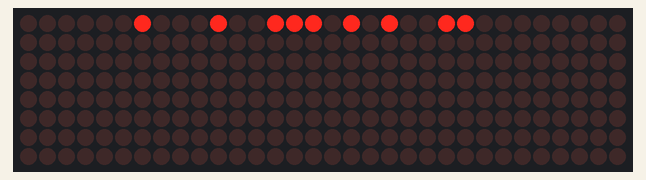
This sketch was run on a simulated Arduino Uno, built with avr-gcc and run on an emulated ATmega328P. Shown: 32×8 LED matrix.

Above: at 0.25 s.
At 0.9 s:
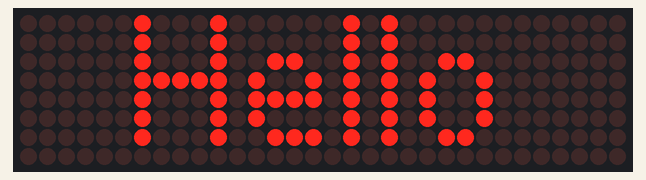
At 2.15 s:
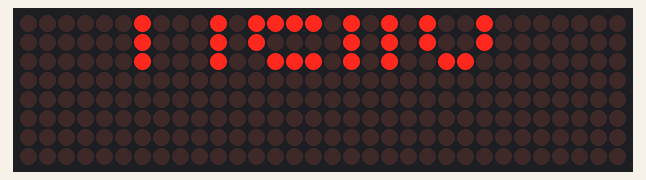
At 3.4 s:
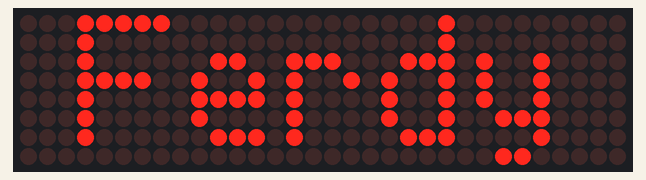
At 4.65 s:
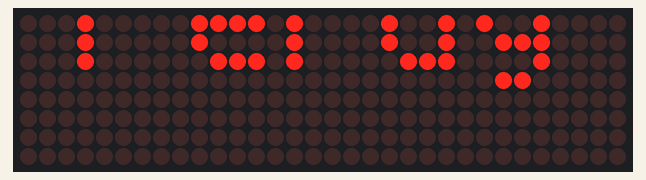
At 5.9 s:
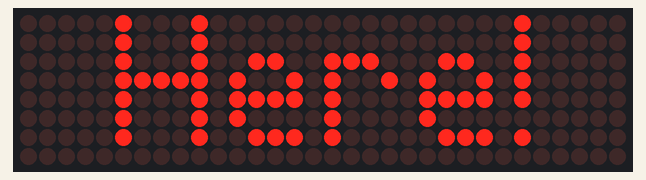

Measured:
- what the display in image 1 shows lasts 1.0 s, from 0.8 s to 1.8 s

The sketch:

ScrollUp.ino
```cpp
#include <MD_Parola.h>  // Library MD_Parola
#include <MD_MAX72xx.h> // Library MD_MAX72
#include <SPI.h>        // Library SPI

const uint16_t WAIT_TIME = 1000;

#define HARDWARE_TYPE MD_MAX72XX::FC16_HW
//#define HARDWARE_TYPE MD_MAX72XX::GENERIC_HW

#define MAX_DEVICES 4  // Instruksi untuk mengatur berapa banyak dotmatrix yang digunakan
#define CLK_PIN   13   // Deklarasi CLK pada pin 13 Arduino
#define DATA_PIN  11   // Deklarasi Data pada pin 11 Arduino
#define CS_PIN    10   // Deklarasi CS pada pin 10 Arduino

textEffect_t texteffect[] =
{
  PA_PRINT,
  PA_SCAN_HORIZ,
  PA_SCROLL_LEFT,
  PA_WIPE,
  PA_SCROLL_UP_LEFT,
  PA_SCROLL_UP,
  PA_OPENING_CURSOR,
  PA_GROW_UP,
  PA_MESH,
  PA_SCROLL_UP_RIGHT,
  PA_BLINDS,
  PA_CLOSING,
  PA_RANDOM,
  PA_GROW_DOWN,
  PA_SCAN_VERT,
  PA_SCROLL_DOWN_LEFT,
  PA_WIPE_CURSOR,
  PA_DISSOLVE,
  PA_OPENING,
  PA_CLOSING_CURSOR,
  PA_SCROLL_DOWN_RIGHT,
  PA_SCROLL_RIGHT,
  PA_SLICE,
  PA_SCROLL_DOWN
};
MD_Parola myDisplay = MD_Parola(HARDWARE_TYPE, CS_PIN, MAX_DEVICES);

// Setup for software SPI:
// #define DATA_PIN 2
// #define CLK_PIN 4
// MD_Parola myDisplay = MD_Parola(HARDWARE_TYPE, DATA_PIN, CLK_PIN, CS_PIN, MAX_DEVICES);

void setup() {
  myDisplay.begin();
  myDisplay.setIntensity(0);
  myDisplay.setTextAlignment(PA_CENTER);
  myDisplay.setPause(1000);
  myDisplay.setSpeed(100);
  myDisplay.displayClear();
}

int i = 0;
const char* text[3] = {"Hello", "Ferdy", "Here!"};

void loop() {
  if (myDisplay.displayAnimate()) {
    if (i < sizeof(text)) {
      myDisplay.displayText(text[i], myDisplay.getTextAlignment(), myDisplay.getSpeed(), myDisplay.getPause(), PA_SCROLL_DOWN, PA_SCROLL_UP);
      i++;
    }
    myDisplay.displayReset();
  }
}
```
